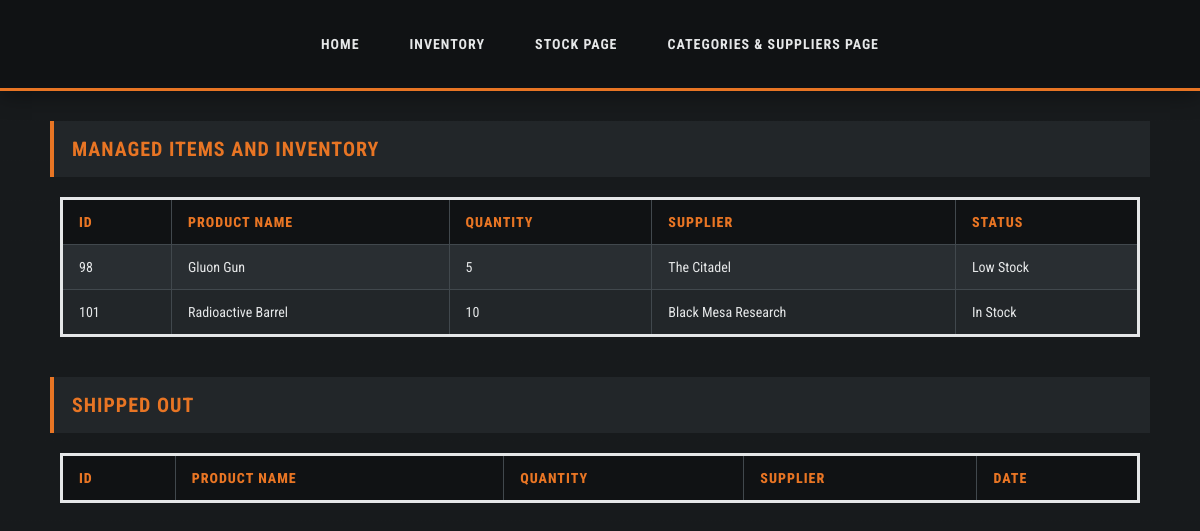
The app's page /inventlog.php, older data.
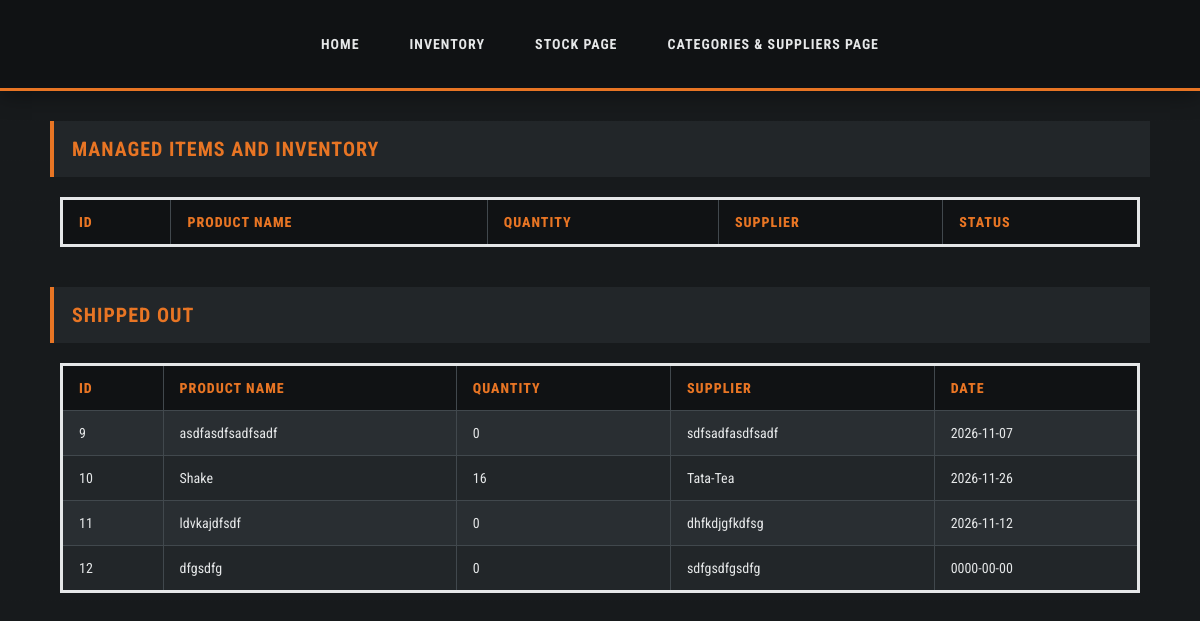
The same page, newer data.
### tables this page shows
CREATE TABLE `students` (
  `id` int(10) NOT NULL,
  `firstname` varchar(100) NOT NULL,
  `lastname` int(10) NOT NULL,
  `email` varchar(255) NOT NULL,
  `date` date NOT NULL
);

CREATE TABLE `stockout` (
  `id` int(10) NOT NULL,
  `firstname` varchar(255) NOT NULL,
  `lastname` int(10) NOT NULL,
  `email` varchar(255) NOT NULL,
  `date` date NOT NULL
);

### inventlog.php (the view, shortened to what this page needs)
<html lang="en">
<head>
    <link rel="stylesheet" href="style.css">
</head>
<body>
</body>
</html>
<html>
    <body>
        <nav>
            <a href="index.php">HOME</a>
            <a href="inventlog.php">INVENTORY</a>
            <a href="stock.php">STOCK PAGE</a>
            <a href="supplier.php">CATEGORIES & SUPPLIERS PAGE</a>
        </nav>
<?php
        $con = mysqli_connect ("localhost", "root" , "" , "my_students");
    $result = mysqli_query($con, "SELECT * FROM students");
?>
    <h3>Managed Items and Inventory </h3>
         <div class="table-container">
        <table style="border: solid;">
            <th>ID</th>
            <th>Product Name</th>
            <th>Quantity</th>
            <th>Supplier</th>
            <th>Status</th>
            <?php while ($row = mysqli_fetch_assoc($result)) { ?>
            <?php $lastname = (int) $row['lastname'];
            if ($lastname == 0) {
                $status = "Out Of Stock";
                $class = "out";
            } elseif ($lastname <= 5) {
                $status = "Low Stock";
            } else {
                $status = "In Stock";
            }
            ?>
        <tr>
            <td><?php echo $row['id']; ?></td>
            <td><?php echo $row['firstname']; ?></td>
            <td><?php echo $row['lastname']; ?></td>
            <td><?php echo $row['email']; ?></td>
            <td><?php echo $status; ?></td>
        </tr>
        <?php } ?>
        </table>
        </div>
<?php
        $con = mysqli_connect ("localhost", "root" , "" , "my_students");
    $result = mysqli_query($con, "SELECT * FROM stockout");
?>
         <h3>Shipped Out </h3>
         <div class="table-container">
        <table style="border: solid;">
            <th>ID</th>
            <th>Product Name</th>
            <th>Quantity</th>
            <th>Supplier</th>
            <th>Date</th>
            <?php while ($row = mysqli_fetch_assoc($result)) { ?>
        <tr>
            <td><?php echo $row['id']; ?></td>
            <td><?php echo $row['firstname']; ?></td>
            <td><?php echo $row['lastname']; ?></td>
            <td><?php echo $row['email']; ?></td>
            <td><?php echo $row['date']; ?></td>
        </tr>
        <?php } ?>
        </table>
        </div>
    </body>
</html>

Row changes from the older to the newer data that the page shows:
removed students: id "98", firstname "Gluon Gun", lastname "5", email "The Citadel", lastname "Low Stock"
removed students: id "101", firstname "Radioactive Barrel", lastname "10", email "Black Mesa Research", lastname "In Stock"
added stockout: id "9", firstname "asdfasdfsadfsadf", lastname "0", email "sdfsadfasdfsadf", date "2026-11-07"
added stockout: id "10", firstname "Shake", lastname "16", email "Tata-Tea", date "2026-11-26"
added stockout: id "11", firstname "ldvkajdfsdf", lastname "0", email "dhfkdjgfkdfsg", date "2026-11-12"
added stockout: id "12", firstname "dfgsdfg", lastname "0", email "sdfgsdfgsdfg", date "0000-00-00"
